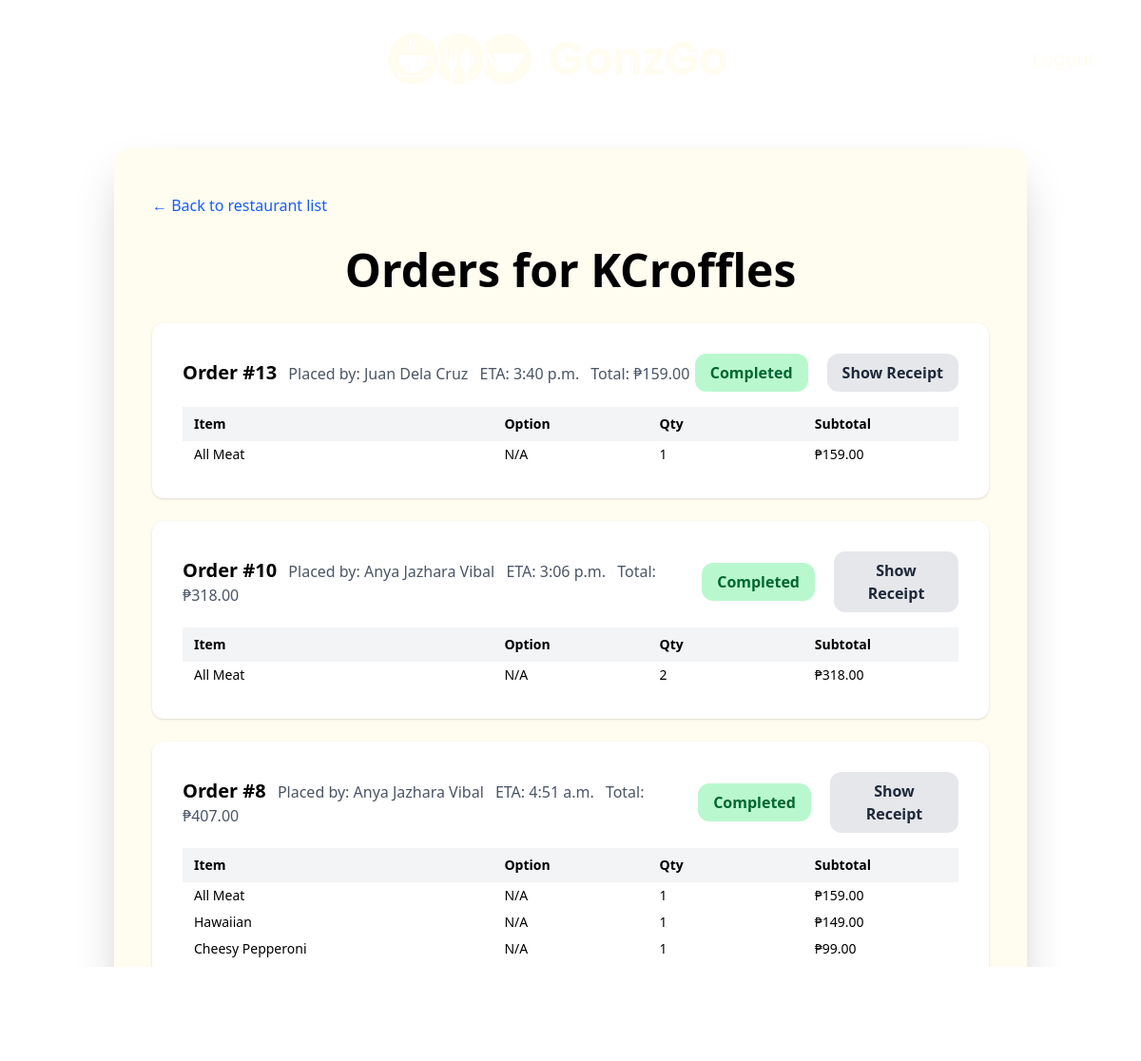
Screenshot of /stalls/owner/orders/2/ (signed in) with the database file from the repository.
### stalls/models.py (models this page shows, shortened)
class FoodStall(models.Model):
    name = models.CharField(max_length=100)
    description = models.TextField(blank=True)
    slug = models.SlugField(unique=True)
    image = models.ImageField(upload_to='stalls/', blank=True)
    qr_code = models.ImageField(upload_to="stall_qrcodes/", blank=True, null=True)
    owner = models.ForeignKey(
        User,
        on_delete=models.CASCADE,
        null=True,
        blank=True,
        default=None,
        related_name='owned_stalls'
    )

class Order(models.Model):
    stall = models.ForeignKey(FoodStall, on_delete=models.CASCADE, related_name="orders")
    placed_at = models.DateTimeField(auto_now_add=True)
    eta = models.TimeField("ETA at Gonz")
    total = models.DecimalField(max_digits=10, decimal_places=2)
    receipt = models.ImageField(upload_to="order_receipts/")
    customer_name = models.CharField(max_length=200, blank=True)
    user = models.ForeignKey(get_user_model(), on_delete=models.CASCADE, related_name="orders")
    STATUS_CHOICES = [
        ('Pending', 'Pending'),
        ('Completed', 'Completed'),
    ]
    status = models.CharField(
        max_length=20,
        choices=STATUS_CHOICES,
        default='Pending'
    )

class OrderItem(models.Model):
    order = models.ForeignKey(Order, on_delete=models.CASCADE, related_name="items")
    item_name = models.CharField(max_length=255)
    option_name = models.CharField(max_length=255, blank=True)
    quantity = models.PositiveIntegerField()
    price = models.DecimalField(max_digits=8, decimal_places=2)
    subtotal = models.DecimalField(max_digits=10, decimal_places=2)

### stalls/views.py (the view)
# urls.py: path('owner/orders/<int:stall_id>/', views.owner_stall_orders, name='owner_stall_orders'),
@login_required
def owner_stall_orders(request, stall_id):
    stall = get_object_or_404(FoodStall, id=stall_id, owner=request.user)
    orders = Order.objects.filter(stall=stall).order_by('-placed_at')
    return render(request, 'stalls/owners/order_list.html', {'stall': stall, 'orders': orders})

### stalls/templates/stalls/owners/order_list.html (shortened to what this page needs)
{% load static %}
<!DOCTYPE html>
<html lang="en">
  <head>
    <script src="https://cdn.jsdelivr.net/npm/@tailwindcss/browser@4"></script>
  </head>
  <body class="min-h-screen bg-[url('{% static 'images/background.png' %}')] bg-cover bg-center bg-fixed">
    <nav class="relative flex items-center justify-center py-12 px-12 mb-8">
      <div class="absolute left-1/2 -translate-x-1/2 flex items-center">
        <a href="{% url 'landing' %}">
          <img src="{% static 'images/logo-2.png' %}" alt="GonzGo Logo" class="w-96" />
        </a>
      </div>
      <div class="ml-auto flex items-center space-x-8">
        <form action="{% url 'users:logout' %}" method="post" style="display: inline">
          <button type="submit" class="cursor-pointer text-xl text-[#fffcf0] font-medium hover:underline">Logout</button>
        </form>
      </div>
    </nav>
    <div class="bg-[#fffcf0] w-4/5 xl:w-3/5 mx-auto py-12 px-10 rounded-2xl shadow-2xl">
      <div class="mb-8">
        <a href="{% url 'stalls:select_stall' %}" class="text-blue-600 hover:underline">&larr; Back to restaurant list</a>
      </div>
      <h1 class="text-5xl font-bold mb-8 text-center">Orders for {{ stall.name }}</h1>
      {% if orders %}
      <div class="space-y-10">
        {% for order in orders %}
        <div class="bg-white shadow rounded-xl p-8 mb-6">
          <div class="flex flex-col md:flex-row md:items-center md:justify-between mb-4">
            <div>
              <span class="font-bold text-xl">Order #{{ order.id }}</span>
              <span class="ml-2 text-gray-600 text-md">Placed by: {{ order.customer_name|default:"N/A" }}</span>
              <span class="ml-2 text-gray-600 text-md">ETA: {{ order.eta }}</span>
              <span class="ml-2 text-gray-600 text-md">Total: ₱{{ order.total|floatformat:2 }}</span>
            </div>
            <div class="mt-4 md:mt-0 flex items-center space-x-3">
              {% if order.status == "Completed" %}
              <form action="{% url 'stalls:mark_order_incomplete' order.id %}" method="post" style="display: inline">
                <button type="submit" class="cursor-pointer inline-block px-4 py-2 bg-green-200 text-green-800 rounded-xl font-semibold">Completed</button>
              </form>
              {% else %}
              <form action="{% url 'stalls:mark_order_completed' order.id %}" method="post" style="display: inline">
                {% csrf_token %}
                <button type="submit" class="cursor-pointer px-6 py-2 bg-blue-600 text-white rounded-xl font-semibold hover:bg-blue-700 transition">Mark as Completed</button>
              </form>
              {% endif %} {% if order.receipt %}
              <a href="{{ order.receipt.url }}" target="_blank" class="cursor-pointer px-4 py-2 bg-gray-200 text-gray-800 rounded-xl font-semibold hover:bg-gray-300 transition ml-2 text-center">Show Receipt</a>
              {% endif %}
            </div>
          </div>
          <div>
            <table class="w-full text-sm mt-4">
              <thead>
                <tr class="bg-gray-100">
                  <th class="w-2/5 px-3 py-2 text-left">Item</th>
                  <th class="w-1/5 px-3 py-2 text-left">Option</th>
                  <th class="w-1/5 px-3 py-2 text-left">Qty</th>
                  <th class="w-1/5 px-3 py-2 text-left">Subtotal</th>
                </tr>
              </thead>
              <tbody>
                {% for item in order.items.all %}
                <tr>
                  <td class="px-3 py-1">{{ item.item_name }}</td>
                  <td class="px-3 py-1">{% if item.option_name == "0" or not item.option_name %}N/A{% else %}{{ item.option_name }}{% endif %}</td>
                  <td class="px-3 py-1">{{ item.quantity }}</td>
                  <td class="px-3 py-1">₱{{ item.subtotal|floatformat:2 }}</td>
                </tr>
                {% empty %}
                <tr>
                  <td colspan="4" class="text-gray-400 italic text-center py-2">No items for this order.</td>
                </tr>
                {% endfor %}
              </tbody>
            </table>
          </div>
        </div>
        {% endfor %}
      </div>
      {% else %}
      <div class="text-gray-400 italic text-center">No orders yet for this stall.</div>
      {% endif %}
    </div>
  </body>
</html>

### rows the page displays
FoodStall: name "KCroffles"
Order: id "13", customer_name "Juan Dela Cruz", eta "3:40 p.m.", total "159.00", status "Completed"
OrderItem: item_name "All Meat", option_name "N/A", quantity "1", subtotal "159.00"
Order: id "10", customer_name "Anya Jazhara Vibal", eta "3:06 p.m.", total "318.00", status "Completed"
OrderItem: item_name "All Meat", option_name "N/A", quantity "2", subtotal "318.00"
Order: id "8", customer_name "Anya Jazhara Vibal", eta "4:51 a.m.", total "407.00", status "Completed"
OrderItem: item_name "All Meat", option_name "N/A", quantity "1", subtotal "159.00"
OrderItem: item_name "Hawaiian", option_name "N/A", quantity "1", subtotal "149.00"
OrderItem: item_name "Cheesy Pepperoni", option_name "N/A", quantity "1", subtotal "99.00"
